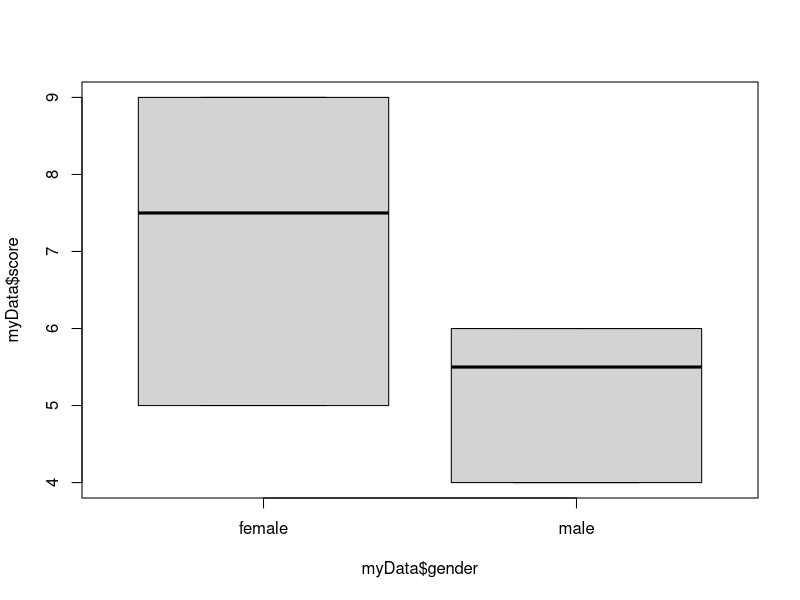

This figure's R source:
# Statistiek 3 BIN (2015-2016)
# Les 4
#

# Loopjes in R

# MATRIX
( M <- matrix(1:12, nrow = 4, byrow = T) )

# Q: Bereken het gemiddelde van M per rij:



# Q: Bereken het gemiddelde van M per kolom:




# VECTOR
( v <- 1:12 )

# Q: Bereken het gemiddelde van v:



# Q: Vervang in v alle elementen die groter zijn dan 6 door het getal 21




# Q: Bereken van elk element van v het kwadraat:



# Q: Bereken van elk element van v de wortel:



# Q: Schrijf een functie 'pow' die van een getal een willekeurige macht n neemt:



# Q: Pas deze functie 'pow'toe op v met macht 4:



# DATAFRAME

v <- c(4, 5, 4, 8, 6, 5, 5, 9, 6, 7, 6, 9)
f <- factor(rep(c("male", "female"), 6), levels = c("female", "male"))
( myData <- data.frame(score = v, gender = f) )

# Q: Maak een boxplot van score als functie van gender:



# Q: Bereken per geslacht de gemiddelde score:



# Q: Geef een samenvatting van de inhoud van myData:



# Q: Selecteer uit dataframe myData alle regels voor "female"


# Q: Sorteer het dataframe myData op grootte van score (laag naar hoog)


# Q: Voor welke regels uit myData geldt dat gender = male?



# Q: Verwijder alle mannen uit myData:



# LIST

# Een list is een datastructuur waar je verschillende datatypes (zoals
# getallen en strings) in kunt stoppen. Dit is handig als uitvoer van
# verschillende statistische toetsen in R (zoals t-toetsen), waarbij
# je zowel getallen als uitvoer hebt (zoals gemiddelde, p-waarde, etc.) maar ook
# strings (zoals naam van de toets, naam van de dataset, etc.).

L <- list()
L[[1]] <- 3.14
L[[2]] <- "Pythagoras"
L[[3]] <- c(1.1, 2.2, 3.3, 4.4)
L

L[[2]]
L[[3]]
L[[3]][4]

# OF

L <- list()
L$pi <- 3.14
L$wiskundige <- "Pythagoras"
L$waarde <- c(1.1, 2.2, 3.3, 4.4)
L

L$wiskundige
L$waarde
L$waarde[4]

L[[3]]   # Hoe werkt dit?

# OF

L <- list(pi = 3.14,
          wiskundige = "Pythagoras",
          waarde = c(1.1, 2.2, 3.3, 4.4))
L

L$wiskundige
L$waarde
L$waarde[4]

# Om te toetsen of de gemiddelde score van vrouwen verschilt van die van mannen,
# kunnen we een t-toets uitvoeren:

plot(myData$score ~ myData$gender)
t.test(myData$score ~ myData$gender)

# Hoe ziet de structuur van de uitvoer eruit?

results <- t.test(myData$score ~ myData$gender)
str(results)

# Dit is een LIST met verschillende elementen, zoals
results$statistic   # de t-waarde
results$p.value     # de p-waarde
results$estimate    # de gemiddelden van vrouwen en mannen
results$estimate[1] # het gemiddelde van vrouwen
